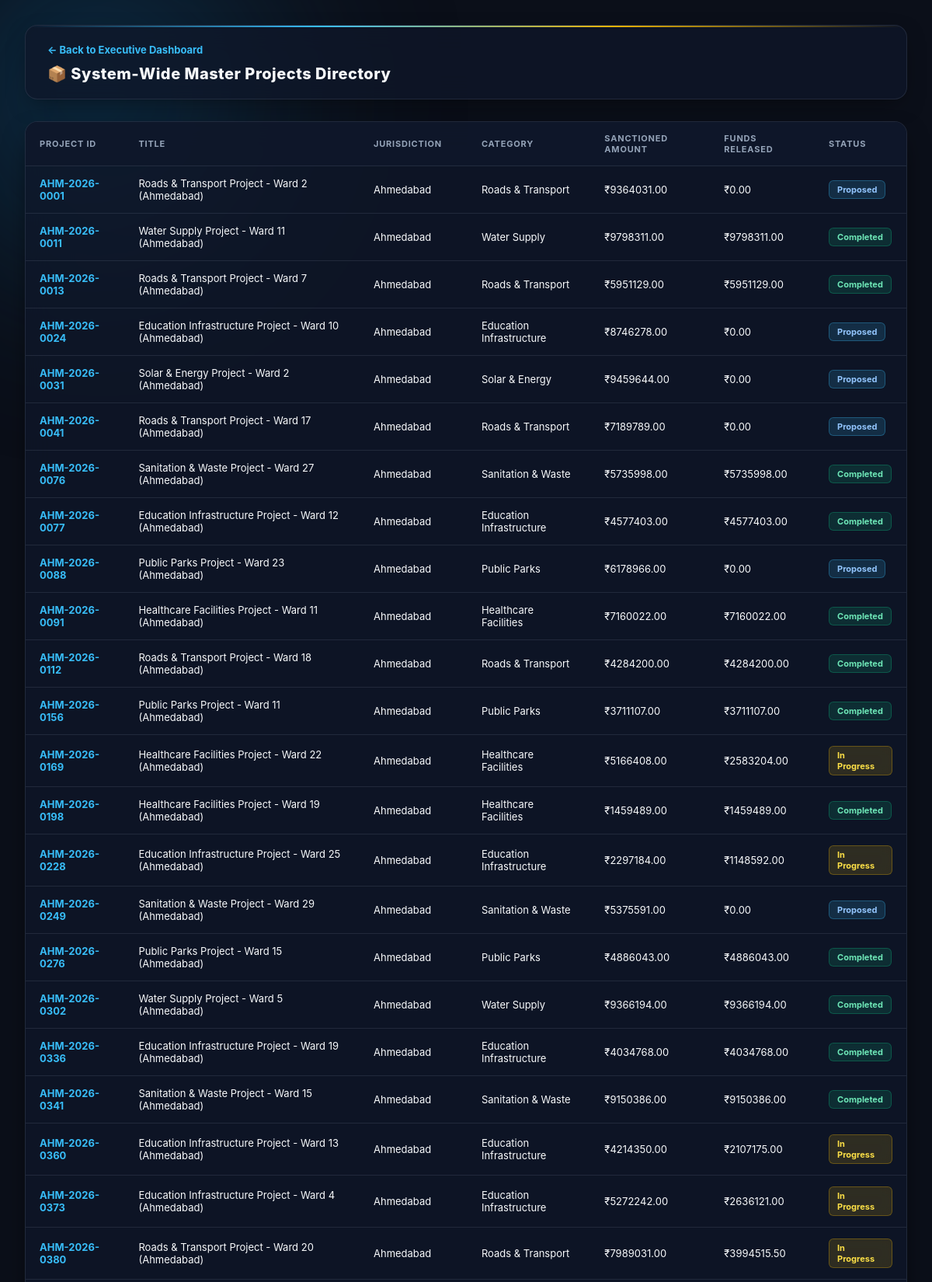
Page /admin-panel/projects/ (signed in, upper part) on the committed database.
### projects/models.py (models this page shows, shortened)
class Project(models.Model):
    class Status(models.TextChoices):
        PROPOSED = 'PROPOSED', 'Proposed'
        IN_PROGRESS = 'IN_PROGRESS', 'In Progress'
        COMPLETED = 'COMPLETED', 'Completed'
    project_id = models.CharField(max_length=50, unique=True)
    title = models.CharField(max_length=255)
    category = models.CharField(max_length=100)  # e.g., Roads, Healthcare, Education
    jurisdiction = models.ForeignKey(
        'jurisdictions.Jurisdiction',
        on_delete=models.CASCADE,
        related_name='projects',
        null=True,
        blank=True
    )
    location_details = models.CharField(max_length=255)  # e.g., Sanganer Ward 4
    sanctioned_amount = models.DecimalField(max_digits=12, decimal_places=2)
    funds_released = models.DecimalField(max_digits=12, decimal_places=2, default=0.00)
    assigned_monitoring_officer = models.ForeignKey(
        settings.AUTH_USER_MODEL,
        on_delete=models.SET_NULL,
        null=True,
        blank=True,
        related_name='monitored_projects'
    )
    assigned_investigator = models.ForeignKey(
        settings.AUTH_USER_MODEL,
        on_delete=models.SET_NULL,
        null=True,
        blank=True,
        related_name='investigated_projects'
    )
    status = models.CharField(
        max_length=20,
        choices=Status.choices,
        default=Status.PROPOSED
    )
    created_at = models.DateTimeField(auto_now_add=True)
    updated_at = models.DateTimeField(auto_now=True)
    is_under_investigation = models.BooleanField(default=False)
    flagged_by = models.ForeignKey(
        settings.AUTH_USER_MODEL,
        on_delete=models.SET_NULL,
        null=True,
        blank=True,
        related_name='flagged_investigations'
    )
    investigation_reason = models.TextField(blank=True, null=True)

### jurisdictions/models.py (models this page shows, shortened)
class Jurisdiction(models.Model):
    class Level(models.TextChoices):
        STATE = 'STATE', 'State'
        DISTRICT = 'DISTRICT', 'District'
    name = models.CharField(max_length=100)
    level = models.CharField(max_length=20, choices=Level.choices, default=Level.DISTRICT)
    parent = models.ForeignKey(
        'self', on_delete=models.CASCADE, null=True, blank=True, related_name='sub_jurisdictions'
    )

### accounts/views.py (the view)
# urls.py: path('admin-panel/projects/', views.project_directory_view, name='project_directory'),
@login_required(login_url='admin_login')
def project_directory_view(request):
    user = request.user
    if not (user.is_system_admin or user.is_district_admin or user.is_superuser):
        raise PermissionDenied("Access Restricted.")
    projects = Project.objects.all().order_by('project_id')
    return render(request, 'accounts/project_directory.html', {'projects': projects})

### accounts/models.py (called while the page is built)
    @property
    def is_system_admin(self):
        return self.role == self.Role.SYSTEM_ADMIN or self.is_superuser

### accounts/templates/accounts/project_directory.html (shortened to what this page needs)
<!DOCTYPE html>
<html lang="en">
<head>
</head>
<body>
    <div class="orb orb-1"></div>
    <div class="main-container">
        <div class="header">
            <a href="{% url 'admin_dashboard' %}" class="back-link">&larr; Back to Executive Dashboard</a>
            <h1>📦 System-Wide Master Projects Directory</h1>
        </div>
        <table>
            <thead>
                <tr>
                    <th>Project ID</th>
                    <th>Title</th>
                    <th>Jurisdiction</th>
                    <th>Category</th>
                    <th>Sanctioned Amount</th>
                    <th>Funds Released</th>
                    <th>Status</th>
                </tr>
            </thead>
            <tbody>
                {% for project in projects %}
                <tr>
                    <td><strong style="color: var(--accent-blue);">{{ project.project_id }}</strong></td>
                    <td>{{ project.title }}</td>
                    <td>{{ project.jurisdiction.name }}</td>
                    <td>{{ project.category }}</td>
                    <td>₹{{ project.sanctioned_amount|floatformat:2 }}</td>
                    <td>₹{{ project.funds_released|floatformat:2 }}</td>
                    <td>
                        {% if project.status == 'COMPLETED' %}
                            <span class="badge badge-completed">Completed</span>
                        {% elif project.status == 'IN_PROGRESS' %}
                            <span class="badge badge-progress">In Progress</span>
                        {% else %}
                            <span class="badge badge-proposed">Proposed</span>
                        {% endif %}
                    </td>
                </tr>
                {% empty %}
                <tr>
                    <td colspan="7" style="text-align: center; color: var(--text-muted); padding: 24px;">No projects found in master database.</td>
                </tr>
                {% endfor %}
            </tbody>
        </table>
    </div>
</body>
</html>

### accounts/templates/accounts/project_directory.html (style rules this page uses)
:root { --glass-bg: rgba(15, 23, 42, 0.75); --glass-border: rgba(148, 163, 184, 0.15); --accent-blue: #38bdf8; --accent-navy: #1e293b; --accent-steel: #64748b; --accent-gold: #eab308; --accent-emerald: #10b981; --accent-rose: #f43f5e; --text-main: #f8fafc; --text-muted: #94a3b8; }
* { box-sizing: border-box; margin: 0; padding: 0; font-family: 'Inter', system-ui, -apple-system, sans-serif; }
body { background-color: #0b0f19; color: var(--text-main); padding: 32px; margin: 0; min-height: 100vh; position: relative; overflow-x: hidden; }
.orb { position: fixed; border-radius: 50%; filter: blur(120px); z-index: 0; opacity: 0.35; pointer-events: none; animation: float 14s infinite alternate ease-in-out; }
.orb-1 { width: 450px; height: 450px; background: linear-gradient(135deg, #0284c7, #1e293b); top: -80px; left: -80px; }
.main-container { position: relative; z-index: 10; max-width: 1200px; margin: 0 auto; }
.header { background: var(--glass-bg); backdrop-filter: blur(16px); -webkit-backdrop-filter: blur(16px); border: 1px solid var(--glass-border); border-radius: 16px; padding: 20px 28px; margin-bottom: 28px; box-shadow: 0 10px 30px -10px rgba(0, 0, 0, 0.5); position: relative; overflow: hidden; }
.header::before { content: ''; position: absolute; top: 0; left: 0; right: 0; height: 2px; background: linear-gradient(90deg, transparent, #38bdf8, #eab308, transparent); }
.back-link { color: var(--accent-blue); text-decoration: none; font-size: 13px; font-weight: 700; display: inline-flex; align-items: center; gap: 6px; transition: color 0.2s; }
.header h1 { margin: 10px 0 0 0; font-size: 20px; font-weight: 800; color: #f8fafc; letter-spacing: 0.5px; display: flex; align-items: center; gap: 8px; }
table { width: 100%; border-collapse: separate; border-spacing: 0; background: var(--glass-bg); backdrop-filter: blur(16px); -webkit-backdrop-filter: blur(16px); border: 1px solid var(--glass-border); border-radius: 16px; overflow: hidden; margin-bottom: 32px; box-shadow: 0 15px 35px -10px rgba(0, 0, 0, 0.7); }
th, td { padding: 14px 18px; text-align: left; font-size: 13px; border-bottom: 1px solid var(--glass-border); }
th { background: rgba(15, 23, 42, 0.85); color: var(--text-muted); font-weight: 700; text-transform: uppercase; font-size: 11px; letter-spacing: 0.8px; }
tbody tr { transition: background 0.2s ease; }
.badge { padding: 4px 10px; border-radius: 6px; font-size: 11px; font-weight: 700; display: inline-block; backdrop-filter: blur(8px); }
.badge-completed { background: rgba(16, 185, 129, 0.15); color: #6ee7b7; border: 1px solid rgba(16, 185, 129, 0.3); }
.badge-progress { background: rgba(234, 179, 8, 0.15); color: #fde047; border: 1px solid rgba(234, 179, 8, 0.3); }
.badge-proposed { background: rgba(56, 189, 248, 0.15); color: #93c5fd; border: 1px solid rgba(56, 189, 248, 0.3); }

### rows in the picture
Project: project_id "AHM-2026-0001", title "Roads & Transport Project - Ward 2 (Ahmedabad)", jurisdiction.name "Ahmedabad", category "Roads & Transport", sanctioned_amount "9364031.00", funds_released "0.00", status "Proposed"
Project: project_id "AHM-2026-0011", title "Water Supply Project - Ward 11 (Ahmedabad)", jurisdiction.name "Ahmedabad", category "Water Supply", sanctioned_amount "9798311.00", funds_released "9798311.00", status "Completed"
Project: project_id "AHM-2026-0013", title "Roads & Transport Project - Ward 7 (Ahmedabad)", jurisdiction.name "Ahmedabad", category "Roads & Transport", sanctioned_amount "5951129.00", funds_released "5951129.00", status "Completed"
Project: project_id "AHM-2026-0024", title "Education Infrastructure Project - Ward 10 (Ahmedabad)", jurisdiction.name "Ahmedabad", category "Education Infrastructure", sanctioned_amount "8746278.00", funds_released "0.00", status "Proposed"
Project: project_id "AHM-2026-0031", title "Solar & Energy Project - Ward 2 (Ahmedabad)", jurisdiction.name "Ahmedabad", category "Solar & Energy", sanctioned_amount "9459644.00", funds_released "0.00", status "Proposed"
Project: project_id "AHM-2026-0041", title "Roads & Transport Project - Ward 17 (Ahmedabad)", jurisdiction.name "Ahmedabad", category "Roads & Transport", sanctioned_amount "7189789.00", funds_released "0.00", status "Proposed"
Project: project_id "AHM-2026-0076", title "Sanitation & Waste Project - Ward 27 (Ahmedabad)", jurisdiction.name "Ahmedabad", category "Sanitation & Waste", sanctioned_amount "5735998.00", funds_released "5735998.00", status "Completed"
Project: project_id "AHM-2026-0077", title "Education Infrastructure Project - Ward 12 (Ahmedabad)", jurisdiction.name "Ahmedabad", category "Education Infrastructure", sanctioned_amount "4577403.00", funds_released "4577403.00", status "Completed"
Project: project_id "AHM-2026-0088", title "Public Parks Project - Ward 23 (Ahmedabad)", jurisdiction.name "Ahmedabad", category "Public Parks", sanctioned_amount "6178966.00", funds_released "0.00", status "Proposed"
Project: project_id "AHM-2026-0091", title "Healthcare Facilities Project - Ward 11 (Ahmedabad)", jurisdiction.name "Ahmedabad", category "Healthcare Facilities", sanctioned_amount "7160022.00", funds_released "7160022.00", status "Completed"
Project: project_id "AHM-2026-0112", title "Roads & Transport Project - Ward 18 (Ahmedabad)", jurisdiction.name "Ahmedabad", category "Roads & Transport", sanctioned_amount "4284200.00", funds_released "4284200.00", status "Completed"
Project: project_id "AHM-2026-0156", title "Public Parks Project - Ward 11 (Ahmedabad)", jurisdiction.name "Ahmedabad", category "Public Parks", sanctioned_amount "3711107.00", funds_released "3711107.00", status "Completed"
Project: project_id "AHM-2026-0169", title "Healthcare Facilities Project - Ward 22 (Ahmedabad)", jurisdiction.name "Ahmedabad", category "Healthcare Facilities", sanctioned_amount "5166408.00", funds_released "2583204.00", status "In Progress"
Project: project_id "AHM-2026-0198", title "Healthcare Facilities Project - Ward 19 (Ahmedabad)", jurisdiction.name "Ahmedabad", category "Healthcare Facilities", sanctioned_amount "1459489.00", funds_released "1459489.00", status "Completed"
Project: project_id "AHM-2026-0228", title "Education Infrastructure Project - Ward 25 (Ahmedabad)", jurisdiction.name "Ahmedabad", category "Education Infrastructure", sanctioned_amount "2297184.00", funds_released "1148592.00", status "In Progress"
Project: project_id "AHM-2026-0249", title "Sanitation & Waste Project - Ward 29 (Ahmedabad)", jurisdiction.name "Ahmedabad", category "Sanitation & Waste", sanctioned_amount "5375591.00", funds_released "0.00", status "Proposed"
Project: project_id "AHM-2026-0276", title "Public Parks Project - Ward 15 (Ahmedabad)", jurisdiction.name "Ahmedabad", category "Public Parks", sanctioned_amount "4886043.00", funds_released "4886043.00", status "Completed"
Project: project_id "AHM-2026-0302", title "Water Supply Project - Ward 5 (Ahmedabad)", jurisdiction.name "Ahmedabad", category "Water Supply", sanctioned_amount "9366194.00", funds_released "9366194.00", status "Completed"
Project: project_id "AHM-2026-0336", title "Education Infrastructure Project - Ward 19 (Ahmedabad)", jurisdiction.name "Ahmedabad", category "Education Infrastructure", sanctioned_amount "4034768.00", funds_released "4034768.00", status "Completed"
Project: project_id "AHM-2026-0341", title "Sanitation & Waste Project - Ward 15 (Ahmedabad)", jurisdiction.name "Ahmedabad", category "Sanitation & Waste", sanctioned_amount "9150386.00", funds_released "9150386.00", status "Completed"
Project: project_id "AHM-2026-0360", title "Education Infrastructure Project - Ward 13 (Ahmedabad)", jurisdiction.name "Ahmedabad", category "Education Infrastructure", sanctioned_amount "4214350.00", funds_released "2107175.00", status "In Progress"
Project: project_id "AHM-2026-0373", title "Education Infrastructure Project - Ward 4 (Ahmedabad)", jurisdiction.name "Ahmedabad", category "Education Infrastructure", sanctioned_amount "5272242.00", funds_released "2636121.00", status "In Progress"
Project: project_id "AHM-2026-0380", title "Roads & Transport Project - Ward 20 (Ahmedabad)", jurisdiction.name "Ahmedabad", category "Roads & Transport", sanctioned_amount "7989031.00", funds_released "3994515.50", status "In Progress"
